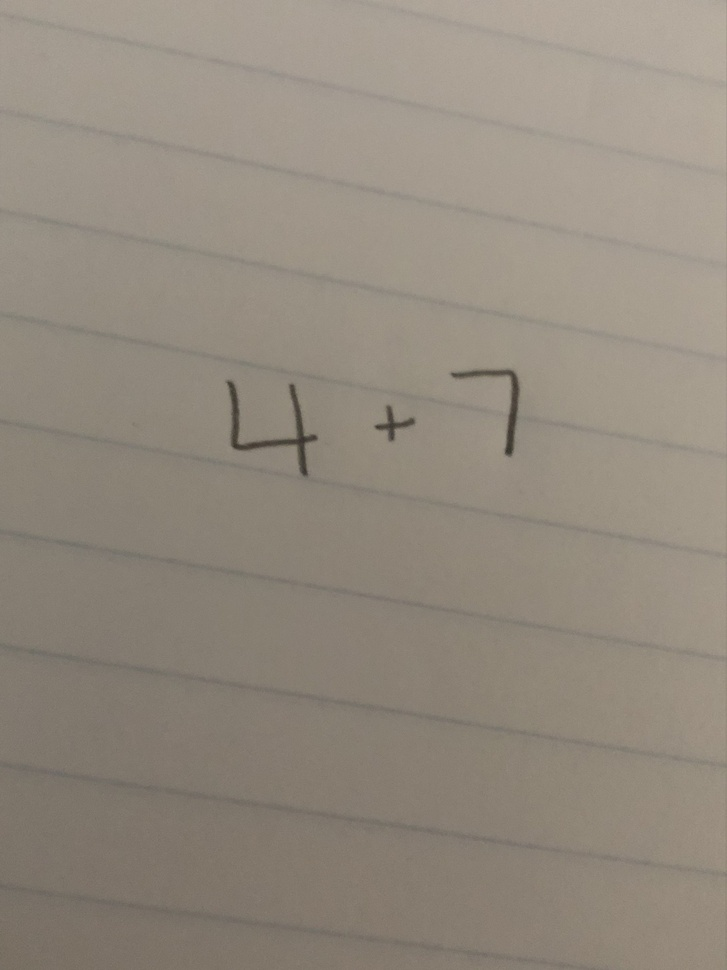
%> input picture equation_5.jpg, 727 x 970 px, shrunk from 3024 x 4032 before the run
$ octave binarize_2.m   (GNU Octave 9; MATLAB toolbox functions it lacks are replaced by stand-ins)
%> lines starting %> are read from the running program, lines starting %| are printed output that depends on the picture; in (x1, y1, x2, y2) boxes, pixels count from 0 and x2, y2 are one past the last pixel; in counts of white or black regions, pixels touching at a corner belong together; the program's own positions count from 1
originalImage = imread('equation_5.jpg');
%> originalImage is the input picture: size 970x727x3 uint8; mean R, G, B 146.9, 138, 126

% Conversion to grayScale image
grayImage = rgb2gray(originalImage);
% Conversion to binary image
threshold = graythresh(grayImage);
%> threshold = 0.549
binaryImage = ~imbinarize(grayImage,threshold);
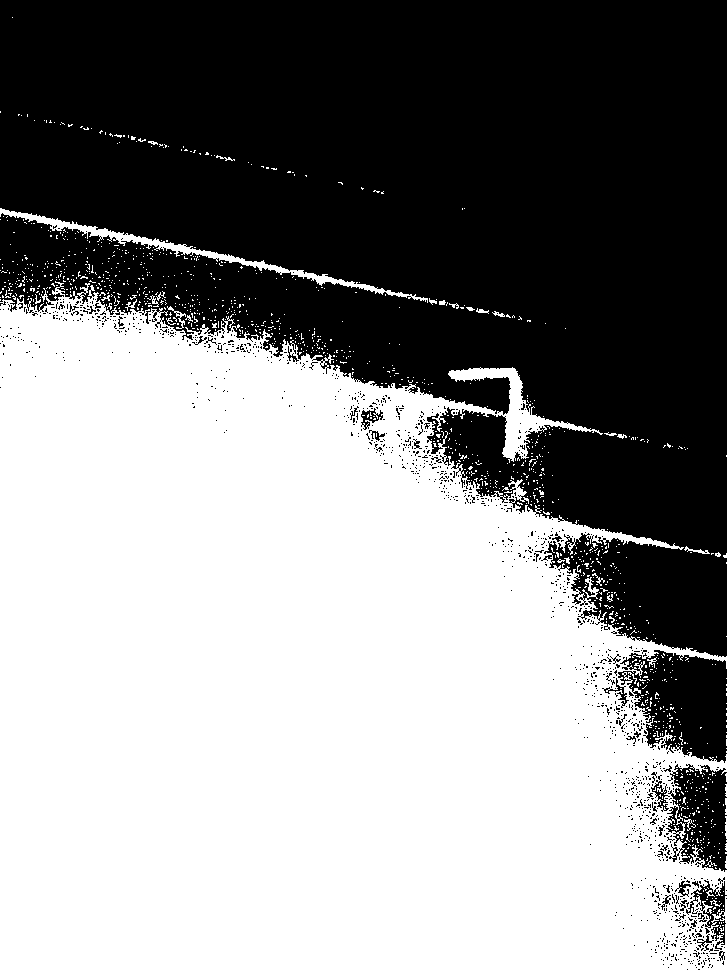
%> binaryImage: size 970x727 logical; 54.5% white; 1269 black regions (1232 under 20 px), largest, box (x1, y1, x2, y2) and area: (0, 0, 727, 657) 302997, (618, 650, 727, 763) 7988, (666, 764, 727, 872) 4361
% Removes all object containing fewer than 30 pixels
diskSE = strel('disk',9);
lineSE = strel('line',15, 90);
moddedImage = bwareaopen(binaryImage,30);
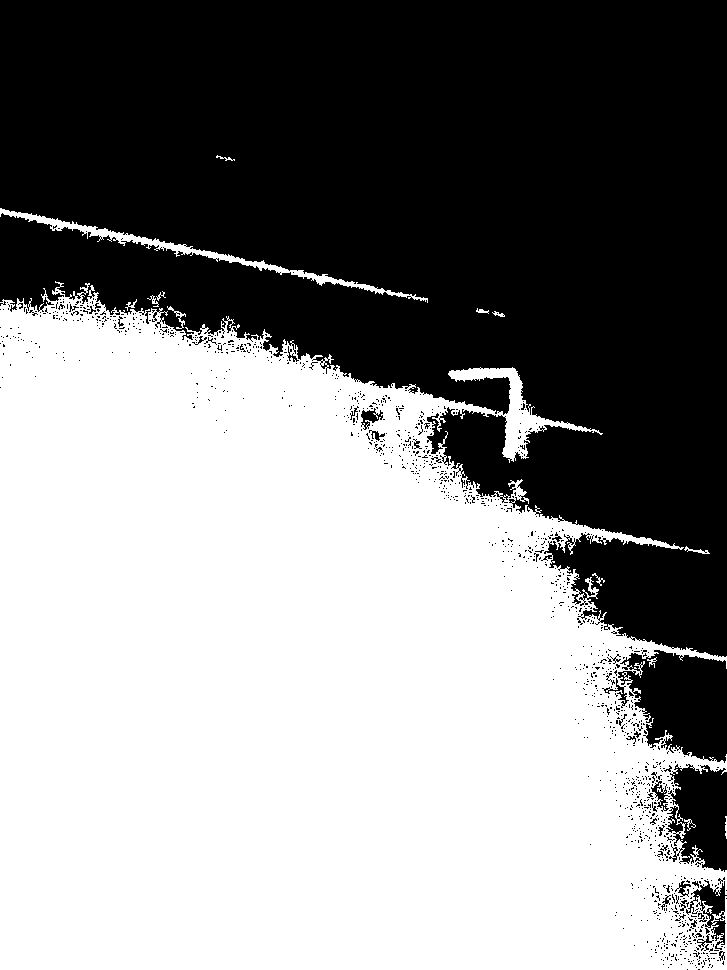
%> moddedImage: size 970x727 logical; 53.9% white; 1267 black regions (1230 under 20 px), largest, box (x1, y1, x2, y2) and area: (0, 0, 727, 657) 305938, (618, 650, 727, 763) 8401, (666, 764, 727, 872) 4789
moddedImage = imdilate(moddedImage, diskSE);
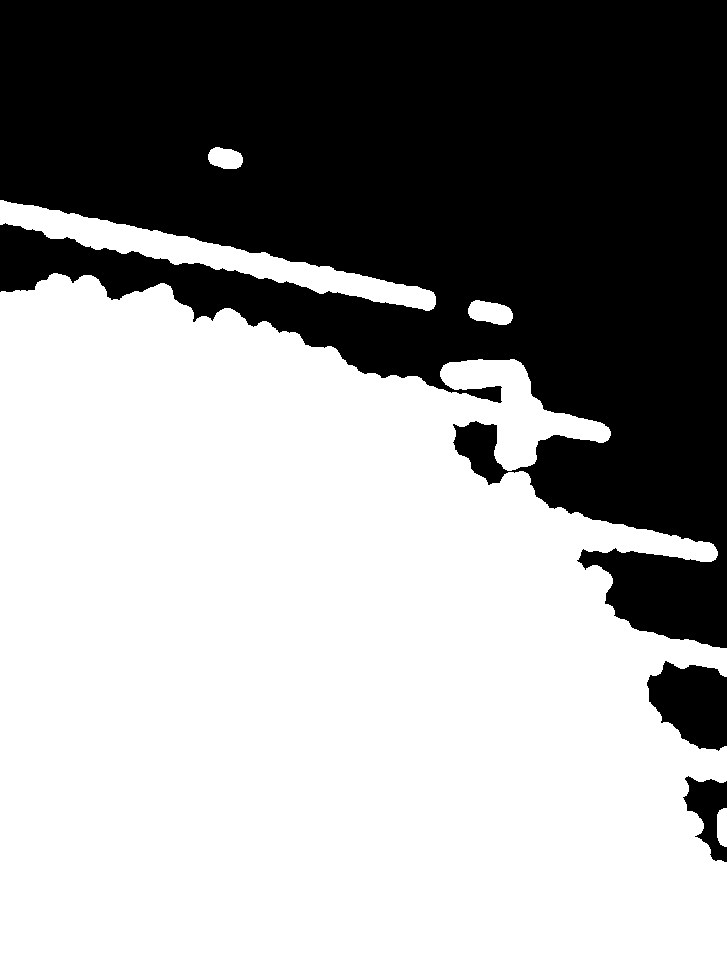
%> moddedImage: size 970x727 logical; 60% white; 3 black regions, box (x1, y1, x2, y2) and area: (0, 0, 727, 648) 275071, (647, 661, 727, 751) 5158, (683, 776, 727, 862) 2005

imwrite(moddedImage,'test_image.png');

figure
subplot(1,2,1); title('Original'); imshow(originalImage);
subplot(1,2,2); title('Binarized'); imshow(moddedImage);

$ run again, with equation_10.jpg copied over equation_5.jpg
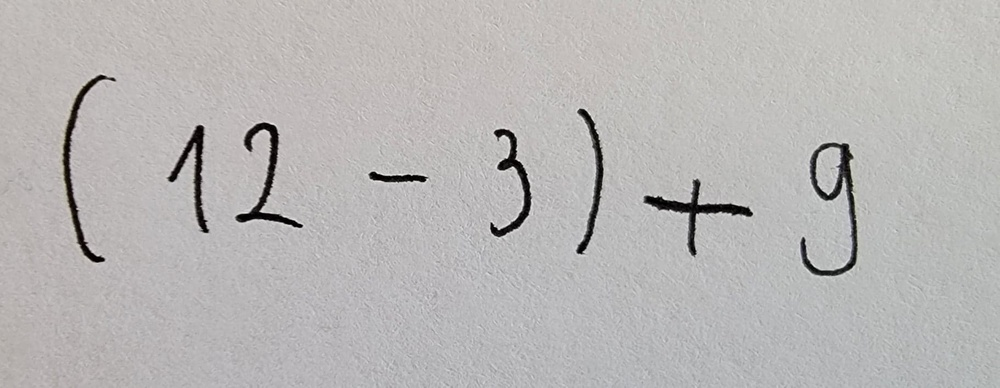
%> input picture equation_10.jpg, 1000 x 388 px, shrunk from 1822 x 707 before the run
%> originalImage is the input picture: size 388x1000x3 uint8; mean R, G, B 184.4, 182.5, 181.6
%> threshold = 0.427
%> `binaryImage = ~imbinarize(grayImage,threshold);`:
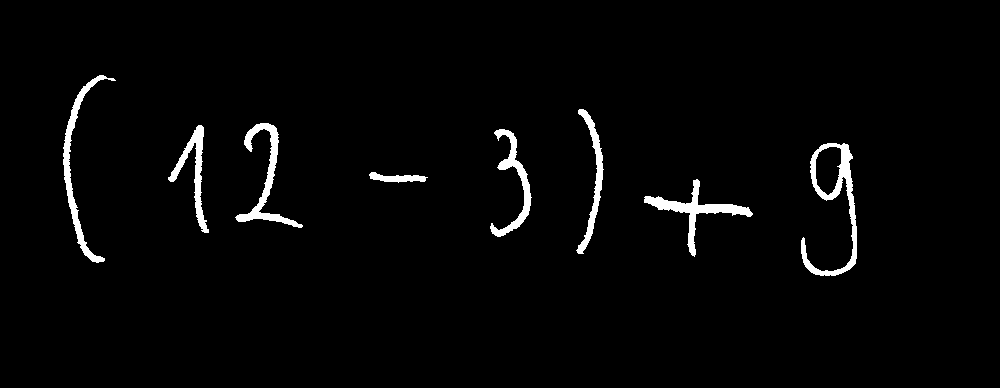
%> binaryImage: size 388x1000 logical; 2.4% white; 8 white regions, largest, box (x1, y1, x2, y2) and area: (801, 143, 857, 276) 1762, (644, 179, 753, 257) 1420, (63, 75, 116, 263) 1376
%> `moddedImage = imdilate(moddedImage, diskSE);`:
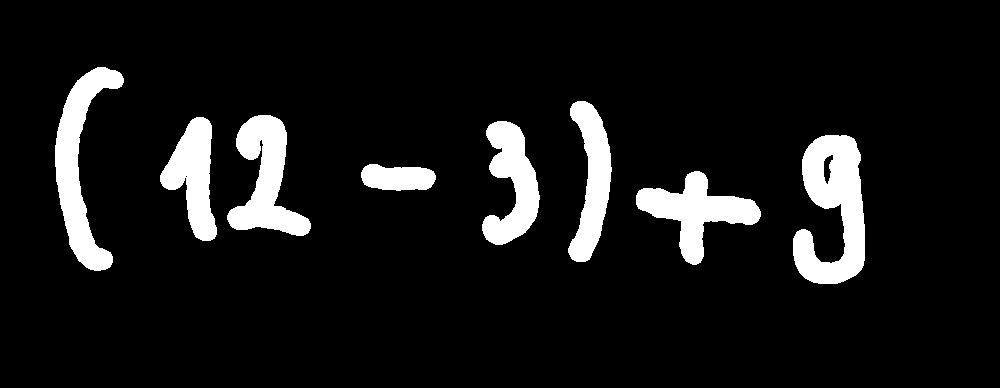
%> moddedImage: size 388x1000 logical; 9% white; 8 white regions, largest, box (x1, y1, x2, y2) and area: (793, 135, 865, 284) 6671, (55, 67, 124, 271) 5381, (227, 115, 311, 236) 4857

$ run again, with equation_11.jpg copied over equation_5.jpg
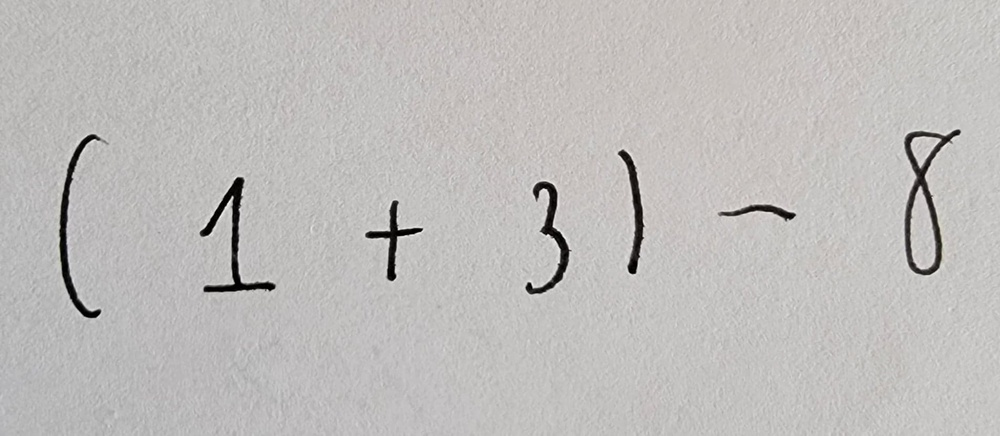
%> input picture equation_11.jpg, 1000 x 436 px, shrunk from 1905 x 830 before the run
%> originalImage is the input picture: size 436x1000x3 uint8; mean R, G, B 190.9, 188.8, 187.1
%> threshold = 0.439
%> `binaryImage = ~imbinarize(grayImage,threshold);`:
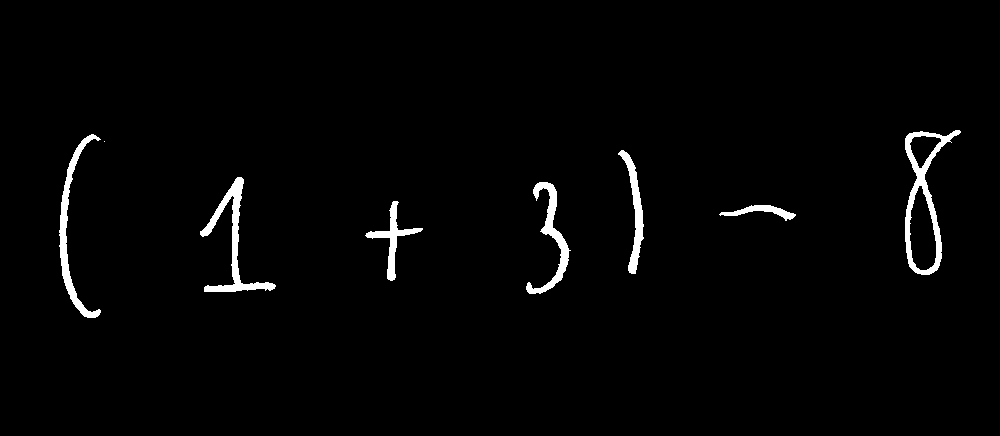
%> binaryImage: size 436x1000 logical; 1.9% white; 8 white regions (1 under 20 px), largest, box (x1, y1, x2, y2) and area: (905, 130, 961, 275) 1911, (200, 177, 276, 292) 1608, (59, 134, 101, 318) 1423
%> `moddedImage = imdilate(moddedImage, diskSE);`:
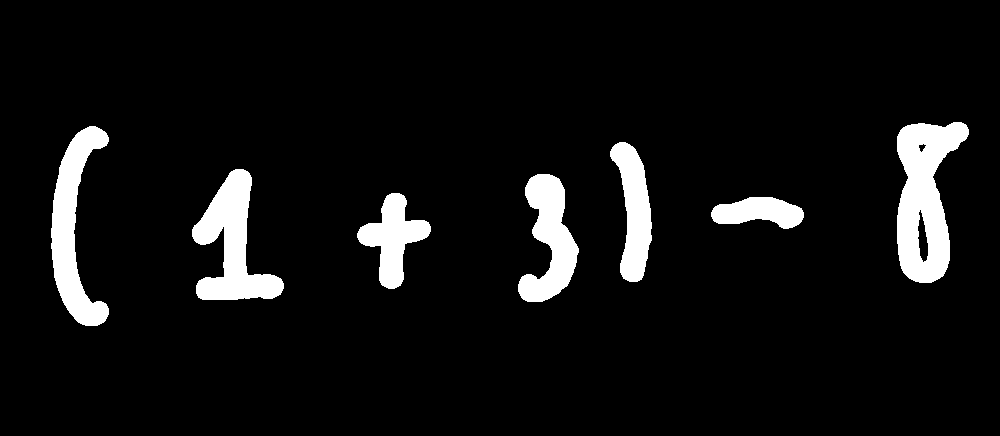
%> moddedImage: size 436x1000 logical; 7% white; 7 white regions, largest, box (x1, y1, x2, y2) and area: (897, 122, 969, 283) 7048, (192, 169, 284, 300) 5541, (51, 126, 109, 326) 5228

$ run again, with equation_12.jpg copied over equation_5.jpg
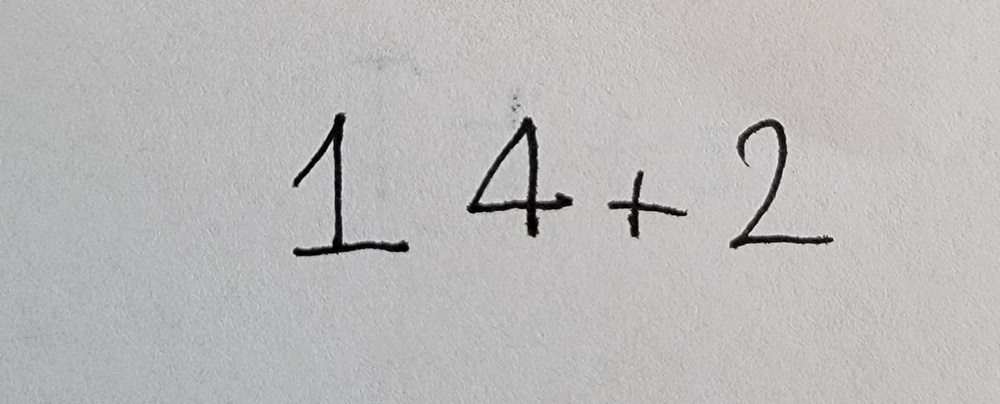
%> input picture equation_12.jpg, 1000 x 404 px, shrunk from 1900 x 768 before the run
%> originalImage is the input picture: size 404x1000x3 uint8; mean R, G, B 186.4, 185.7, 185.3
%> threshold = 0.431
%> `binaryImage = ~imbinarize(grayImage,threshold);`:
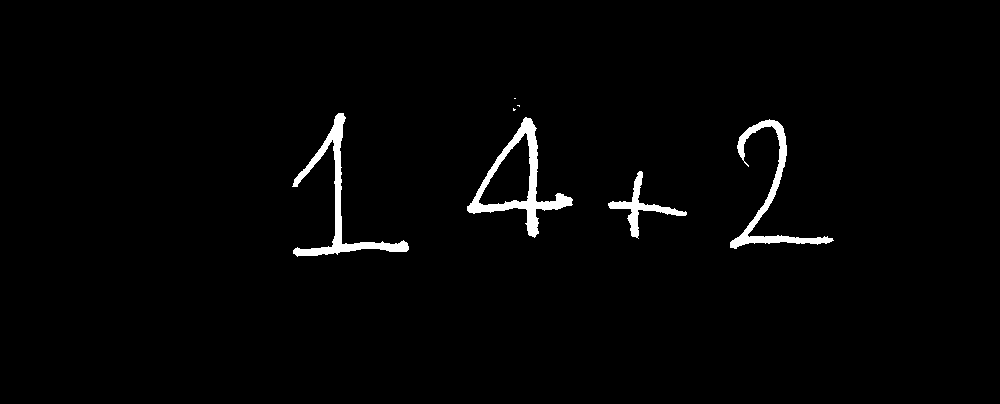
%> binaryImage: size 404x1000 logical; 1.9% white; 7 white regions (3 under 20 px), largest, box (x1, y1, x2, y2) and area: (467, 117, 573, 238) 2490, (292, 113, 409, 257) 2281, (730, 119, 834, 249) 1920, (608, 171, 687, 239) 953
%> `moddedImage = imdilate(moddedImage, diskSE);`:
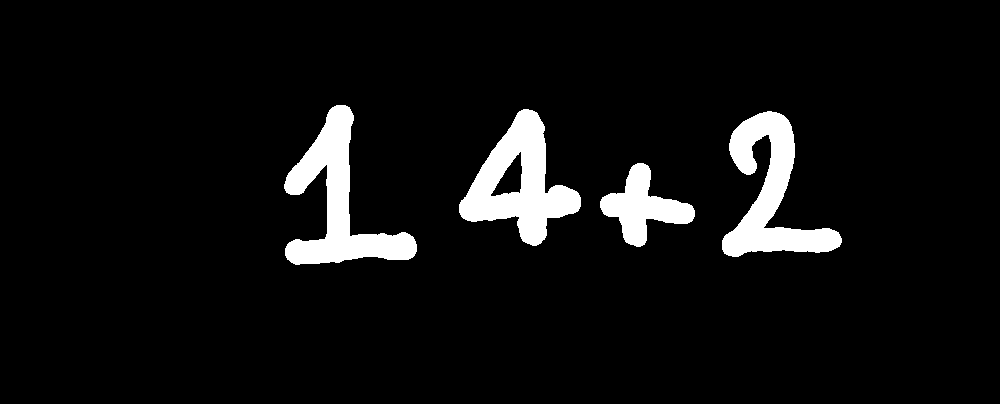
%> moddedImage: size 404x1000 logical; 6.3% white; 4 white regions, box (x1, y1, x2, y2) and area: (284, 105, 417, 265) 7565, (459, 109, 581, 246) 7463, (722, 111, 842, 257) 7022, (600, 163, 695, 247) 3445
